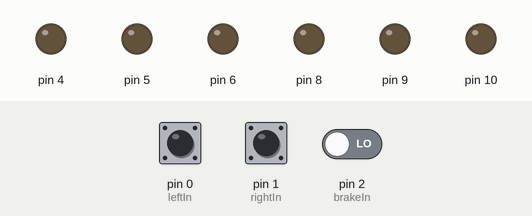
The sketch below on a simulated Arduino Uno, built with avr-gcc and run on an emulated ATmega328P. On the bench: output pins drawn as LEDs (lit = HIGH). Dashed ring = blinking. Inputs (shaded band) come from the test bench; at power-on: pin 0 (leftIn) LOW, pin 1 (rightIn) LOW, pin 2 (brakeIn) LOW. Pins used as bus, display or sensor lines are not drawn.

Above: at 1.2 s.
1.3 s: pin 0 (leftIn) pulled HIGH for 0.15 s
At 2.42 s:
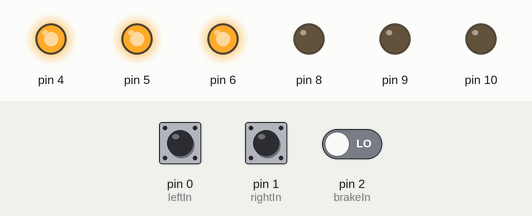
4.1 s: pin 1 (rightIn) pulled HIGH for 3.2 s
At 5.22 s:
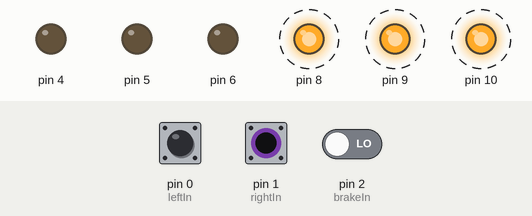
8.8 s: pin 2 (brakeIn) driven HIGH
At 10.0 s:
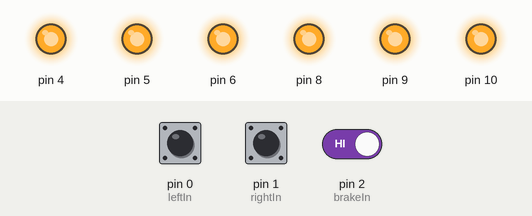
10.3 s: pin 1 (rightIn) pulled HIGH for 0.15 s
At 12.8 s:
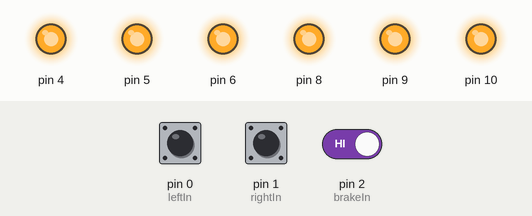
13.1 s: pin 0 (leftIn) pulled HIGH for 1 s
At 15.3 s:
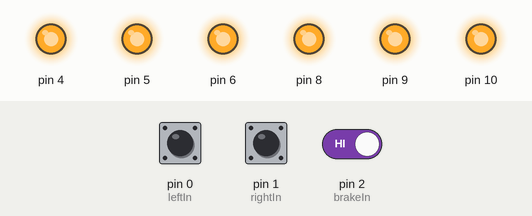
15.9 s: pin 0 (leftIn) pulled HIGH for 3.2 s
At 17.4 s:
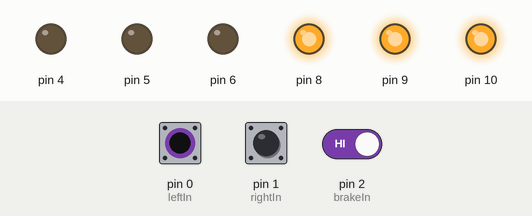
Timing chart, 0 to 21.5 s (numbered marks = the images above; inputs shaded):
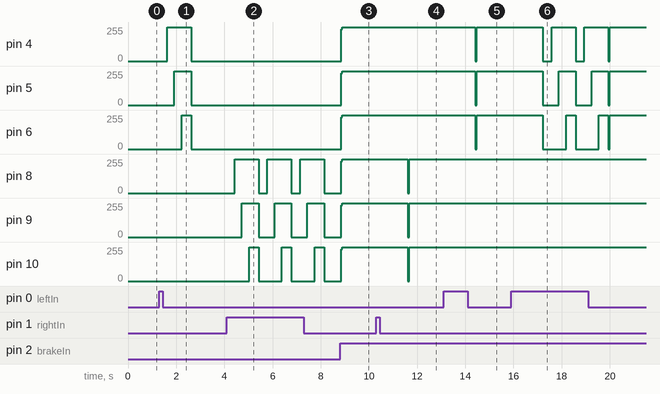

Measured:
- after the input at 1.3 s, pin 4: 0/255 → 255/255 after 0.32 s, → 0/255 1.0 s later; pin 5: 0/255 → 255/255 after 0.62 s, → 0/255 0.70 s later; pin 6: 0/255 → 255/255 after 0.92 s, → 0/255 0.40 s later
- after the input at 4.1 s, pin 8: alternates 255/255 for 1.0 s and 0/255 for 0.36 s, starting after 0.32 s; pin 9: alternates 255/255 for 0.70 s and 0/255 for 0.66 s, starting after 0.62 s; pin 10: alternates 255/255 for 0.40 s and 0/255 for 0.96 s, starting after 0.92 s
- after the input at 8.8 s, pin 4–6, pin 8–10: 0/255 → 255/255 at once
- after the input at 10.3 s, pin 8–10: 255/255 → 0/255 after 1.3 s, → 255/255 0.06 s later
- after the input at 13.1 s, pin 4–6: 255/255 → 0/255 after 1.3 s, → 255/255 0.06 s later
- after the input at 15.9 s, pin 4: goes 0/255 0.36 s, 255/255 1.0 s, 0/255 0.36 s, 255/255 1.0 s, 0/255 0.06 s, then 255/255, starting after 1.3 s; pin 5: goes 0/255 0.66 s, 255/255 0.70 s, 0/255 0.66 s, 255/255 0.70 s, 0/255 0.06 s, then 255/255, starting after 1.3 s

The sketch:

Harley_turns.ino
```cpp
/*
 * Blinking with turn signals in Ford Mustang style
 *
 * 4 segments LED is used on each side
 *
 * STOP signal should be handled immediately.
 * PD2 (INT0) will be use for this purpose (external interrupt)
 *
 * Use cases are described in the table below:
 * -------------------------------------------------------------------------
 * | Left Turn | Right Turn | Stop |               Action                  |
 * -------------------------------------------------------------------------
 * |   V       |      -     |   -  | Left side LEDs blinking sequentially  |
 * -------------------------------------------------------------------------
 * |   -       |      V     |   -  | Right side LEDs blinking sequentially |
 * -------------------------------------------------------------------------
 * |   V       |      V     |   -  | Hazard warning mode. Both sides LEDs  |
 * |           |            |      | are blinking synchronousely           |
 * -------------------------------------------------------------------------
 * |    -      |      -     |   V  | Brake mode. Both sides LEDs flash for |
 * |           |            |      | for 0.5 sec. Then both are ON         |
 * -------------------------------------------------------------------------
 * |  V (-)    |   - (V)    |   V  | Braking when turning. Both sides LEDs |
 * |           |            |      | flash for 0.5 sec. Then LED of the    |
 * |           |            |      | turn direction blinking sequentially. |
 * |           |            |      | LEDs from the opposite side is ON     |
 * ------------------------------------------------------------------------|
 *
*/

// Output start pin and LED segments amount
const int leftOutFirstPin = 3;
const int rightOutFirstPin = 7;
const int ledsAmount = 4;
// Input Pins
const int leftIn = 0;
const int rightIn = 1;
const int brakeIn = 2;

// Variables
volatile int isBrake = LOW;
volatile int isLeftTurn = LOW;
volatile int isRightTurn = LOW;

// function runs once when you press reset or power the board
void setup() {
  for (int i=0; i<=2; i++) {
    pinMode(i, INPUT);
  }
  for (int i=3; i<=10; i++) {
    pinMode(i, OUTPUT);
  }
  //Interrupts the main loop when HIGH level appears in the pin
  attachInterrupt(digitalPinToInterrupt(brakeIn), brake, RISING);
}

void leftOn() {
  for (int i=0; i<ledsAmount; i++) {
    digitalWrite(leftOutFirstPin + i, HIGH);
  }
}

void rightOn() {
  for (int i=0; i<ledsAmount; i++) {
    digitalWrite(rightOutFirstPin + i, HIGH);
  }
}

void leftOff() {
  for (int i=0; i<ledsAmount; i++)
    digitalWrite(leftOutFirstPin + i, LOW);
}

void rightOff() {
  for (int i=0; i<ledsAmount; i++)
    digitalWrite(rightOutFirstPin + i, LOW);
}

void leftBlink() {
  for (int i=0; i<ledsAmount; i++) {
    digitalWrite(leftOutFirstPin + i, HIGH);
    delay(300);
  }
  delay(100);
  leftOff();
}

void rightBlink() {
  for (int i=0; i<ledsAmount; i++) {
    digitalWrite(rightOutFirstPin + i, HIGH);
    delay(300);
  }
  delay(100);
  rightOff();
}

void hazardFlash() {
  leftOn();
  rightOn();
  delay(500);
  leftOff();
  rightOff();
  delay(300);
}

// Flash rapidly with both sides
void stopFlash() {
  for (int i=0; i<5; i++) {
    leftOn();
    rightOn();
    delay(120);
    leftOff();
    rightOff();
    delay(80);
  }
}

// Brakes interrupt handling (see table above)
void brake() {
  stopFlash();
  isBrake = HIGH;
}

void loop() {
  // read the state of turns. Loop is used to eliminate chatter.
  for (int i=0; i<=5; i++) {
    isLeftTurn = digitalRead(leftIn);
    isRightTurn = digitalRead(rightIn);
    isBrake = digitalRead(brakeIn);
    delay(10);
  }
  switch (isBrake) {
    case HIGH: // when brakes are still pressed...
      // and Left turn
      if ((isLeftTurn == HIGH) && (isRightTurn == LOW)) {
        rightOn();
        leftBlink();
        break;
      }
      // and Right turn
      else if ((isRightTurn == HIGH) && (isLeftTurn == LOW)) {
        leftOn();
        rightBlink();
        break;
      }
      // and No turns
      else if ((isLeftTurn == LOW) && (isRightTurn == LOW)) {
        leftOn();
        rightOn();
        break;
      }
     case LOW: // No braking
      // Left turn
      if ((isLeftTurn == HIGH) && (isRightTurn == LOW)) {
        leftBlink();
        break;
      }
      // Right turn
      else if ((isRightTurn == HIGH) && (isLeftTurn == LOW)) {
        rightBlink();
        break;
      }
      // Hazard warning
      else if ((isLeftTurn == HIGH) && (isRightTurn == HIGH)) {
        hazardFlash();
      }
    }
}
```
